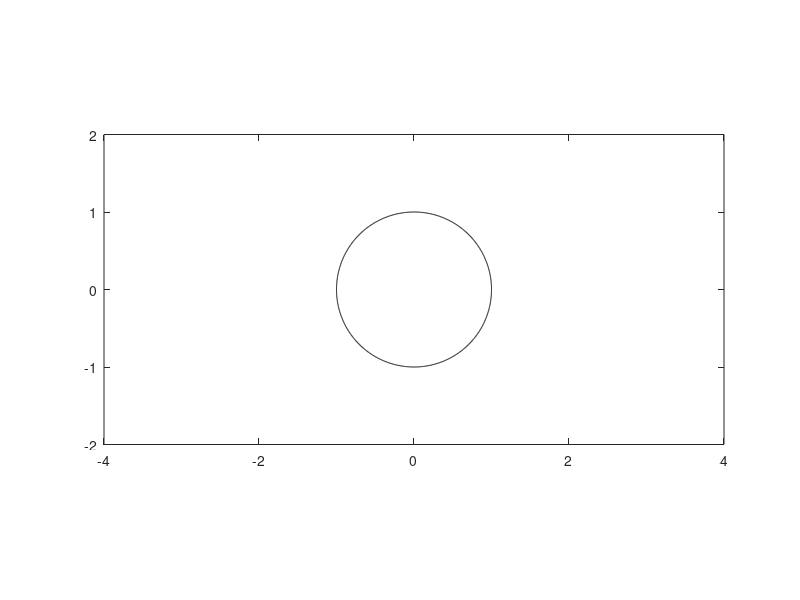

This chart was generated by the following MATLAB code: (Note: this script raises an error after producing the figure.)
%{
AME 441 Group 5
Passive Stability of a Laser-Driven Light Sail
Spring 2021
%}

clear; clc; close all;

%% Setting up inital paramters and known constants

m = 1;                  % Mass of the sail [kg]
R = 1;                  % Radius of sail [m]
center = [0 0];         % Initial position of sail center
v = [0 0];              % Initial velocity of sail [m/s]
P = 30;                 % Power of laser beam [W]
N = 501;                % Number of rays
profile = 'multiple gaussian';   % Type of beam profile 
dt = 1;                 % time differential for force calculation [s]

myPlt = figure(1);      % Creating a figure to plot sail anf beam
t = 0;                  % initiating time

%% While loop used to update sail posisiton over time
while t <= 3.15e7 % letting code run for a "year"

    % Calculating x and y points on the sail for plotting and force
    % calulations
    th = linspace(.5*pi,1.5*pi,N);
    yVec = R*sin(th) + center(2); %linspace(-R,R,N); Ignore these, just ideas
    xVec = R*cos(th) + center(1); %center(1) - sqrt( R^2 - (yVec - center(2)).^2 );
    xVec2 = R*cos(th+pi) + center(1); %center(1) + sqrt( R^2 - (yVec - center(2)).^2 );
    % xVec2 is a dummy vector used only for plotting since the force is
    % only on the left side of the sail
    
    % Plotting most recent sail position
    myPlt; hold off
    plot(xVec,yVec,'k', xVec2, yVec, 'k'), axis equal,
    xlim([center(1)-4*R, center(1)+4*R])
    ylim([center(2)-2*R, center(2)+2*R])    

%% Calculating total force and plotting   
    
%{  
So we have a seperate scripts that calculate different forces (drag and
 from the beam) that we can call here. That way we make sure things are
kept seperate and can run by themselves first. Just so nothing gets too
hairy.
%}  
    FBeam = beamforce(R,P,profile,xVec,yVec);
    FDrag = 0; % dragforce()
    F = FBeam + FDrag;
  
    % Plotting total force vector at the sails "center of mass"
    hold on, quiver(center(1), center(2), F(1), F(2), inv(norm(F)),...
        'b', 'LineWidth', 2)
    hold on, plot(center(1),center(2), 'b*', 'LineWidth', 5)
    drawnow
    
    % Calculating the accelleration due to the force
    a = F./m;
    % Updating the velocity due to the acceleration over the time
    % differential
    v = v + a.*dt;
    % Updating the position due to the velocity over the time differential
    center = center + v.*dt;
    
    % A bunch of print statements just to see what is going on
    fprintf('\nt = %i:%i:%.2f\n', floor(t/3600),...
        floor((t-(floor(t/3600)*3600))/60), ...
        floor( (t-(floor(t/3600)*3600)-(floor((t-(floor(t/3600)*3600))/60)*60))))        
    fprintf('F = %e N\n', F)
    fprintf('a = %e m/s^2\n', a)
    fprintf('v = %f m/s\n', v)
    fprintf('x = %f m\n', center)
    
%     pause()
    t = t + dt; % Updating time so the while loop ends at some point.
end
